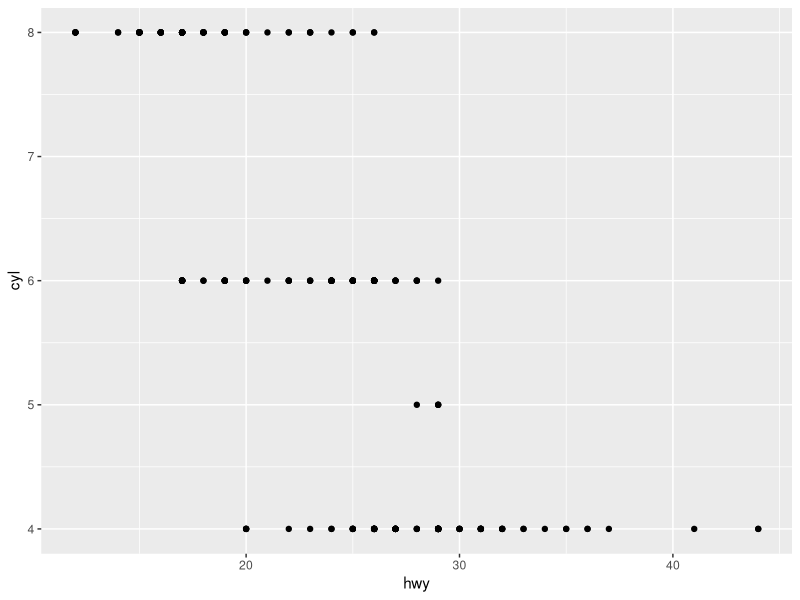
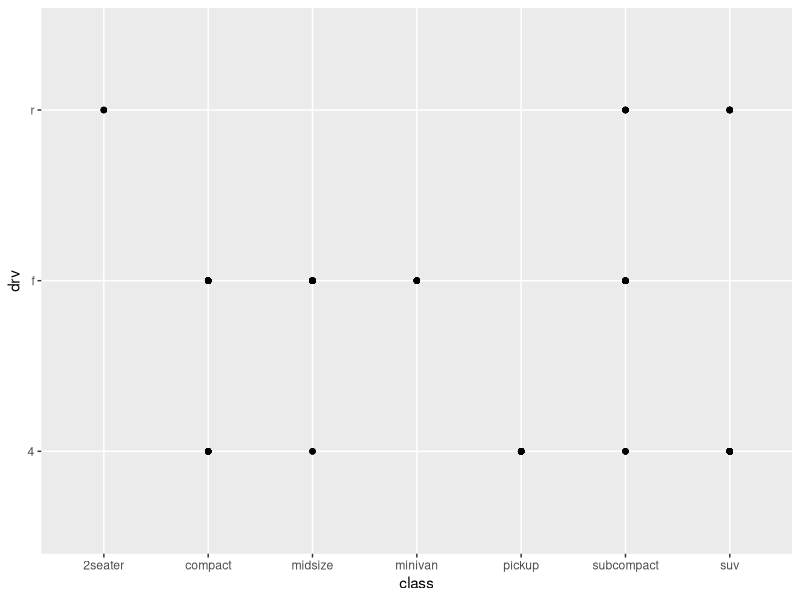
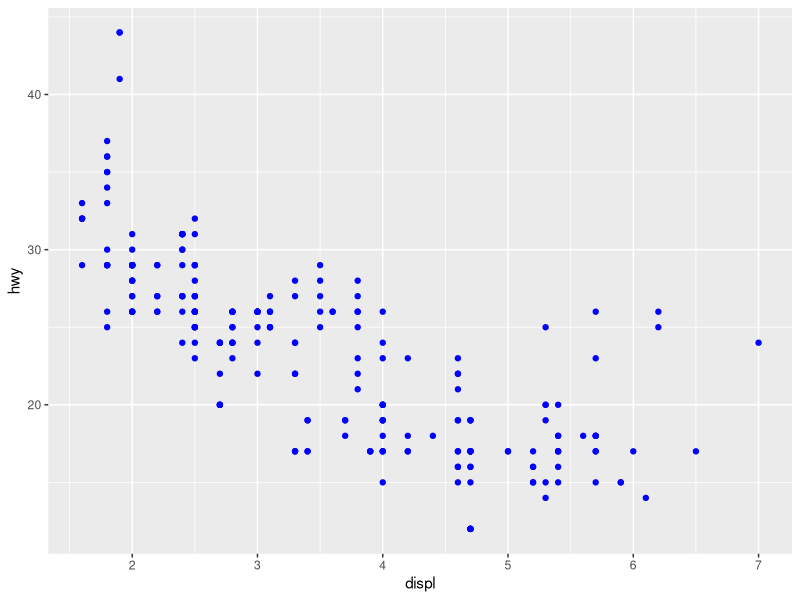
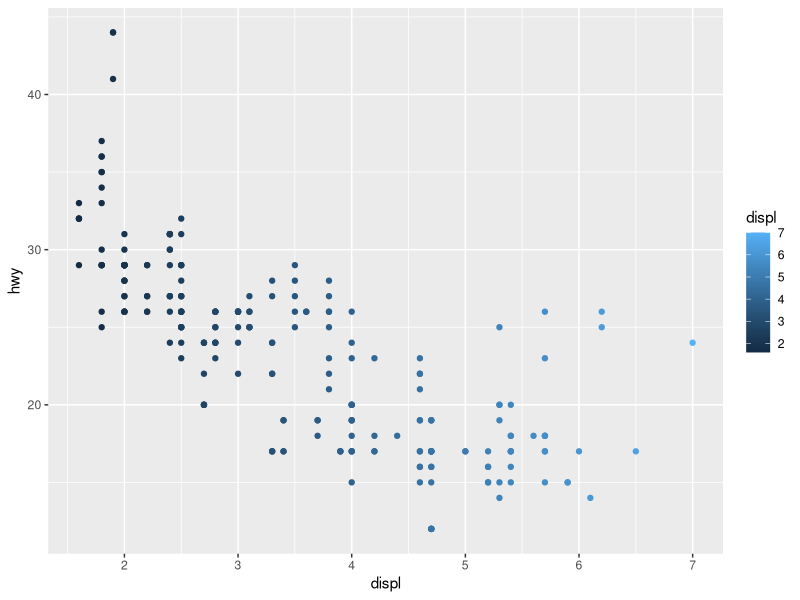
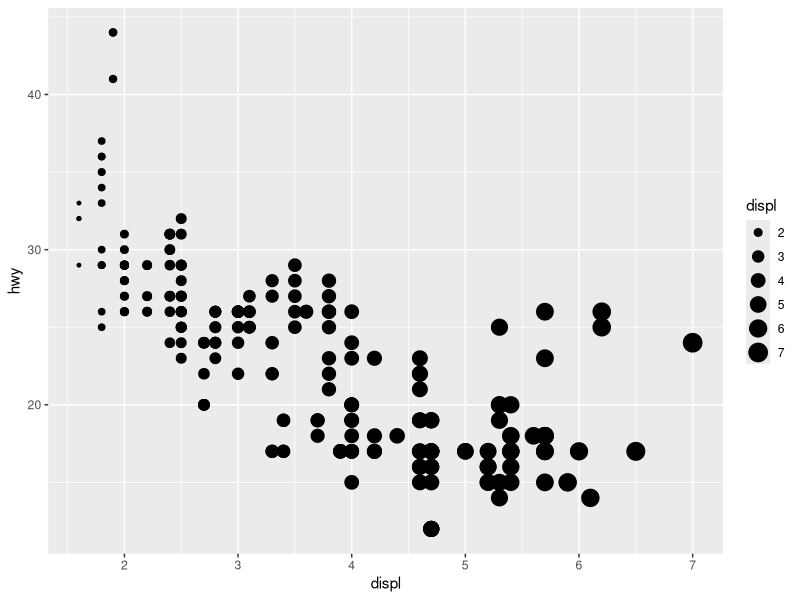
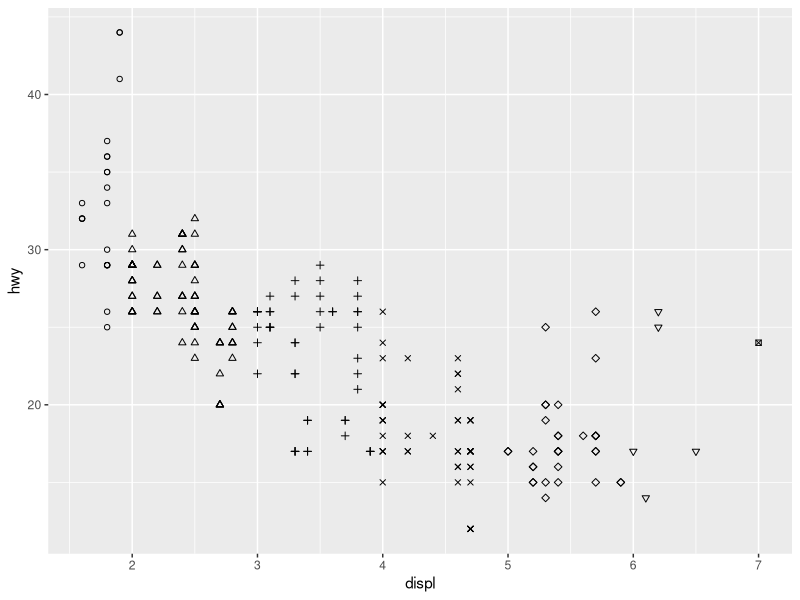
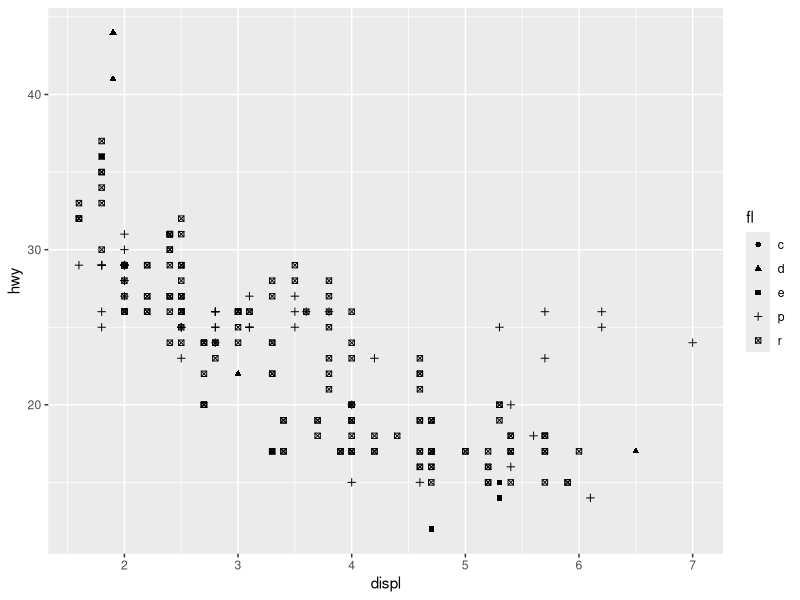
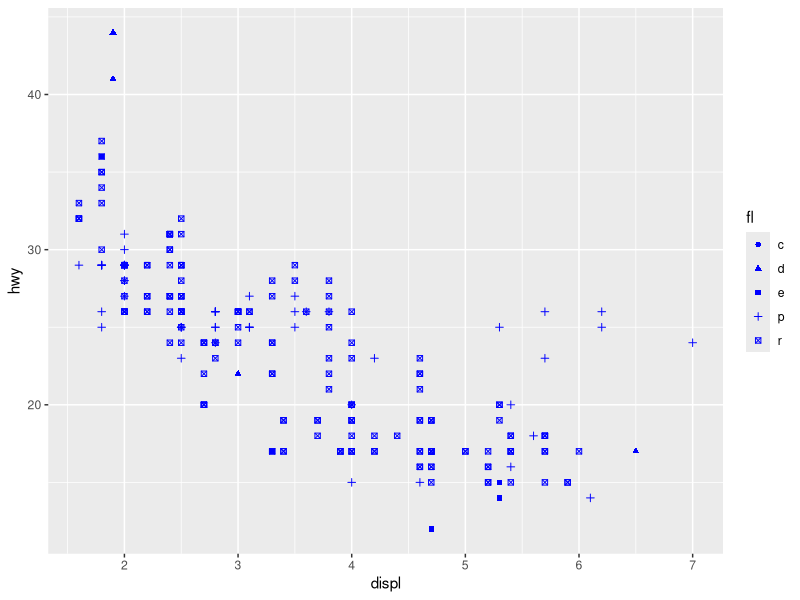

Generate these figures, in order, with R:
## ---- chunk 1
knitr::opts_chunk$set(echo = TRUE)
library(tidyverse)
library(ggplot2)
## ---- chunk 2
nrow(mpg)
ncol(mpg)
## ---- chunk 3
?mpg
print("drv:f = front-wheel drive, r = rear wheel drive, 4 = 4wd")
## ---- chunk 4
ggplot(data = mpg) + 
  geom_point(mapping = aes(x = hwy, y = cyl))
## ---- chunk 5
ggplot(data = mpg) + 
  geom_point(mapping = aes(x = class, y = drv))

## ---- chunk 6
ggplot(data = mpg) + 
  geom_point(mapping = aes(x = displ, y = hwy), color="blue")
## ---- chunk 7
mpg
## ---- chunk 8
# For color
ggplot(data = mpg) + 
  geom_point(mapping = aes(x = displ, y = hwy, color=displ))

# For Size
ggplot(data = mpg) + 
  geom_point(mapping = aes(x = displ, y = hwy, size=displ))

# For Shape
# here we use the shape parameter for geom_point()
# This is not throwing error but it is useless because we don't have legends.
# geom_point here has taken the continous variable and scaled it to integer values of the shapes.
ggplot(data = mpg) + 
   geom_point(mapping = aes(x = displ, y = hwy), shape=mpg$displ, show.legend = TRUE)

ggplot(data = mpg) + 
  geom_point(mapping = aes(x = displ, y = hwy, shape=fl))

# ggplot(data = mpg) + 
#   geom_point(mapping = aes(x = displ, y = hwy, shape=mpg$displ), )

# AES() does not have auto scale. Shapes cannot be continous as shapes dont have magnitude. While Color and Size have a magnitude which is continous.
# Caused by error in `scale_f()`:
# ! A continuous variable cannot be mapped to the shape aesthetic
# ℹ choose a different aesthetic or use `scale_shape_binned()`

## ---- chunk 9
ggplot(data = mpg) + 
  geom_point(mapping = aes(x = displ, y = hwy, shape=fl), color="blue")

## ---- chunk 10
ggplot(data = mpg) + geom_point(aes(x = displ, y = hwy, color = cty, size = cty))
# Multi aesthetics adds multiple dimensions to the plot

## ---- chunk 11

ggplot(data = mpg) + 
  geom_point(mapping = aes(x = displ, y = hwy), color="blue", shape=21, stroke=mpg$displ)
## ---- chunk 12

ggplot(data = mpg) + 
  geom_point(mapping = aes(x = displ, y = hwy, color=displ<5))

